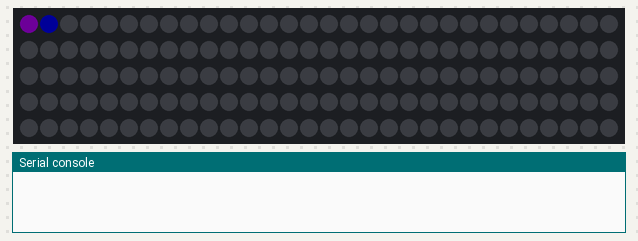
Simulated run of this program. Board: ESP32 board running CircuitPython. Shown: 150 RGB LEDs in strip order, left to right, continuing on the next row, the last lines printed to the serial console. Dim RGB values are drawn brighter than linear; random numbers come from a fixed seed; no MQTT or app messages arrive unless stated; the clock reads 2024-03-15 10:24:30 at power-on unless the program sets it.

Above: at 1.72 s.
At 5.36 s:
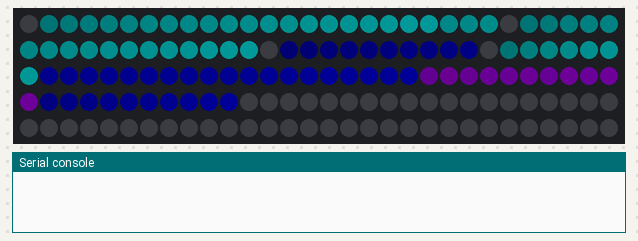
At 9.0 s:
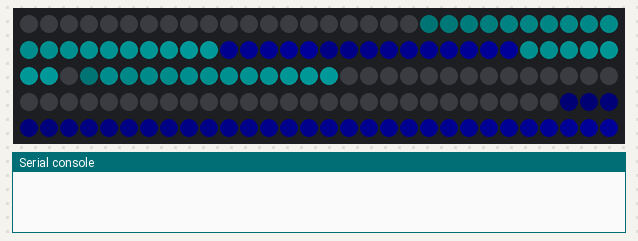
At 16.3 s:
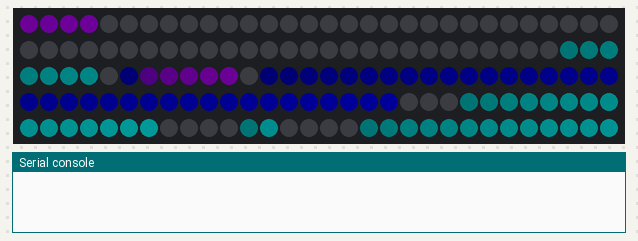
At 30.1 s:
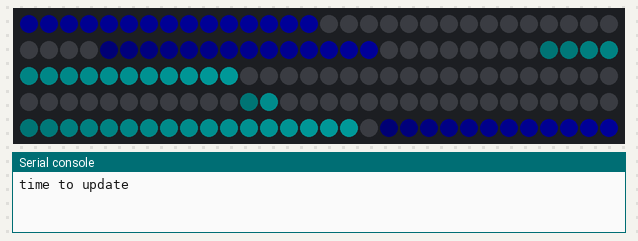
At 30.7 s:
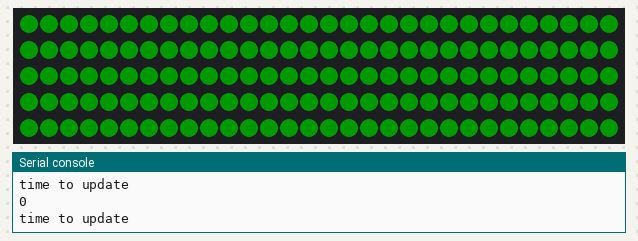

The program:

code.py
```python
import random
import ssl
import time
import adafruit_requests
import socketpool
import wifi
from adafruit_io.adafruit_io import IO_HTTP
from adafruit_led_animation.animation.rainbowcomet import RainbowComet
from adafruit_led_animation.animation.rainbow import Rainbow
from adafruit_led_animation.animation.comet import Comet
from adafruit_led_animation.animation.sparkle import Sparkle
import board
import neopixel
from rainbowio import colorwheel
from ulab import numpy as np


# Customize your neopixel configuration here...
pixel_pin = board.IO7
num_pixels = 150
pixels = neopixel.NeoPixel(
    pixel_pin, num_pixels, brightness=0.1, auto_write=False, pixel_order=neopixel.RGBW
)

# secrets.py has SSID/password and adafruit.io
ADAFRUIT_IO_USERNAME = "mminton"
ADAFRUIT_IO_KEY = "aio_yASJ25f9qRGnmrTxEyLhtLVvEvkR"

NUMBERPAD = "lulus.numberpad"

wifi.radio.connect("Lulu's Guest", "unicorngiggles")

# Setup Adafruit IO connection
POOL = socketpool.SocketPool(wifi.radio)
REQUESTS = adafruit_requests.Session(POOL, ssl.create_default_context())
# Initialize an Adafruit IO HTTP API object
IO = IO_HTTP(ADAFRUIT_IO_USERNAME, ADAFRUIT_IO_KEY, REQUESTS)

RED = (255, 0, 0, 0)
YELLOW = (255, 150, 0, 0)
YELLOW_ORANGE = (80, 170, 0, 0)
YELLOW2 = (180, 255, 0, 0)
ORANGE = (100, 200, 0, 0)
RED2 = (50, 200, 0, 0)
GREEN = (0, 255, 0, 0)
CYAN = (0, 255, 255, 0)
BLUE = (0, 0, 255, 0)
PURPLE = (180, 0, 255, 0)

def pickRandomColor():
    CYAN = (0, 255, 255, 0)
    BLUE = (0, 0, 255, 0)
    PURPLE = (180, 0, 255, 0)
    return random.choice([CYAN, BLUE, PURPLE])

ddt = np.array([1.,-2.,1.])
def step(u, um, f, n, dx, dt, c):
    dt2 = dt*dt
    C2 = (c*dt/dx)**2
    deriv = np.convolve(u, ddt)[1:-1] * C2
    up = -um + u * 2 + deriv + f * dt2
    up[0] = 0
    up[n-1] = 0

    return up

def main():
    animation_number = 3
    rainbow_comet = RainbowComet(pixels, speed=0.1, tail_length=7, bounce=True)

    # for animation 3 - random lightning
    comet = Comet(pixels, speed=random.random() * 0.2, color=pickRandomColor(), tail_length=int(random.random() * 30), bounce=False)
    comet2 = Comet(pixels, speed=random.random() * 0.2, color=pickRandomColor(), tail_length=int(random.random() * 30), bounce=False)
    comet3 = Comet(pixels, speed=random.random() * 0.2, color=pickRandomColor(), tail_length=int(random.random() * 30), bounce=False)
    comet4 = Comet(pixels, speed=random.random() * 0.2, color=pickRandomColor(), tail_length=int(random.random() * 30), bounce=False)
    comet5 = Comet(pixels, speed=random.random() * 0.2, color=pickRandomColor(), tail_length=int(random.random() * 30), bounce=False)
    comet6 = Comet(pixels, speed=random.random() * 0.2, color=pickRandomColor(), tail_length=int(random.random() * 30), bounce=False)
    comet7 = Comet(pixels, speed=random.random() * 0.2, color=pickRandomColor(), tail_length=int(random.random() * 30), bounce=False)
    comet8 = Comet(pixels, speed=random.random() * 0.2, color=pickRandomColor(), tail_length=int(random.random() * 30), bounce=False)
    comet9 = Comet(pixels, speed=random.random() * 0.2, color=pickRandomColor(), tail_length=int(random.random() * 30), bounce=False)
    comet10 = Comet(pixels, speed=random.random() * 0.2, color=pickRandomColor(), tail_length=int(random.random() * 30), bounce=False)

    # for animation 4 sunset animation
    sparkleOrange = Sparkle(pixels, speed=0.15, color=ORANGE, num_sparkles=150)
    sparkleYellow = Sparkle(pixels, speed=0.15, color=YELLOW_ORANGE, num_sparkles=150)
    cometRed1 = Comet(pixels, speed=0.2, color=RED2, tail_length=10, bounce=True)
    cometRed2 = Comet(pixels, speed=0.06, color=RED2, tail_length=5, bounce=True)
    cometYellow = Comet(pixels, speed=0.1, color=YELLOW2, tail_length=4, bounce=False)

    # for wave animation
    # This precomputes the color palette for maximum speed
    # You could change it to compute the color palette of your choice
    w = [colorwheel(i) for i in range(256)]

    # This sets up the initial wave as a smooth gradient
    u = np.zeros(num_pixels)
    um = np.zeros(num_pixels)
    f = np.zeros(num_pixels)

    slope = np.linspace(0, 256, num=num_pixels)
    th = 1

    # the first time is always random (is that a contradiction?)
    r = 0
    # end wave animation vars

    # for animation 5
    cometSimple = Comet(pixels, random.random() * 0.1, color=PURPLE, tail_length=10, bounce=False)

    while True:
        if time.time() % 30 == 0:
            print('time to update')
            try:
                numberpad = IO.get_feed(NUMBERPAD)
                numberpad_data = IO.receive_data(numberpad["key"])
                animation_number = int(numberpad_data["value"])
                print(animation_number)
            except Exception as error:
                print(error)

        if animation_number == 1:
            # RAINBOW DEBUG ANIMATION
            rainbow_comet.animate()
        elif animation_number == 2:
            # WAVE ANIMATION
            # Some of the time, add a random new wave to the mix
            # increase .15 to add waves more often
            # decrease it to add waves less often
            if r < .01:
                ii = random.randrange(1, num_pixels-1)
                # increase 2 to make bigger waves
                f[ii] = (random.random() - .5) * 2

            # Here's where to change dx, dt, and c
            # try .2, .02, 2 for relaxed
            # try 1., .7, .2 for very busy / almost random
            u, um = step(u, um, f, num_pixels, .1, .02, 1), u

            v = u * 200000 + slope + th
            for i, vi in enumerate(v):
                # Scale up by an empirical value, rotate by th, and look up the color
                pixels[i] = w[round(vi) % 256]

            # Take away a portion of the energy of the waves so they don't get out
            # of control
            u = u * .99

            # incrementing th causes the colorwheel to slowly cycle even if nothing else is happening
            th = (th + .25) % 256
            pixels.show()

            # Clear out the old random value, if any
            f[ii] = 0

            # and get a new random value
            r = random.random()
        elif animation_number == 3:
            # RANDOM LIGHTNING ANIMATION
            random.choice([comet, comet2, comet3, comet4, comet5, comet6, comet7, comet8, comet9, comet10]).animate()
        elif animation_number == 4:
            # AFTERNOON CLOUDS ANIMATION
            sparkleOrange.animate()
            sparkleYellow.animate()
            cometRed1.animate()
            cometRed2.animate()
            cometYellow.animate()
        elif animation_number == 5:
            cometSimple.animate()
        else:
            pixels.fill(GREEN)
            pixels.show()

main()
```

Measured:
- what the display in image 4 shows lasts 0.6 s, from 30.0 s to 30.6 s
